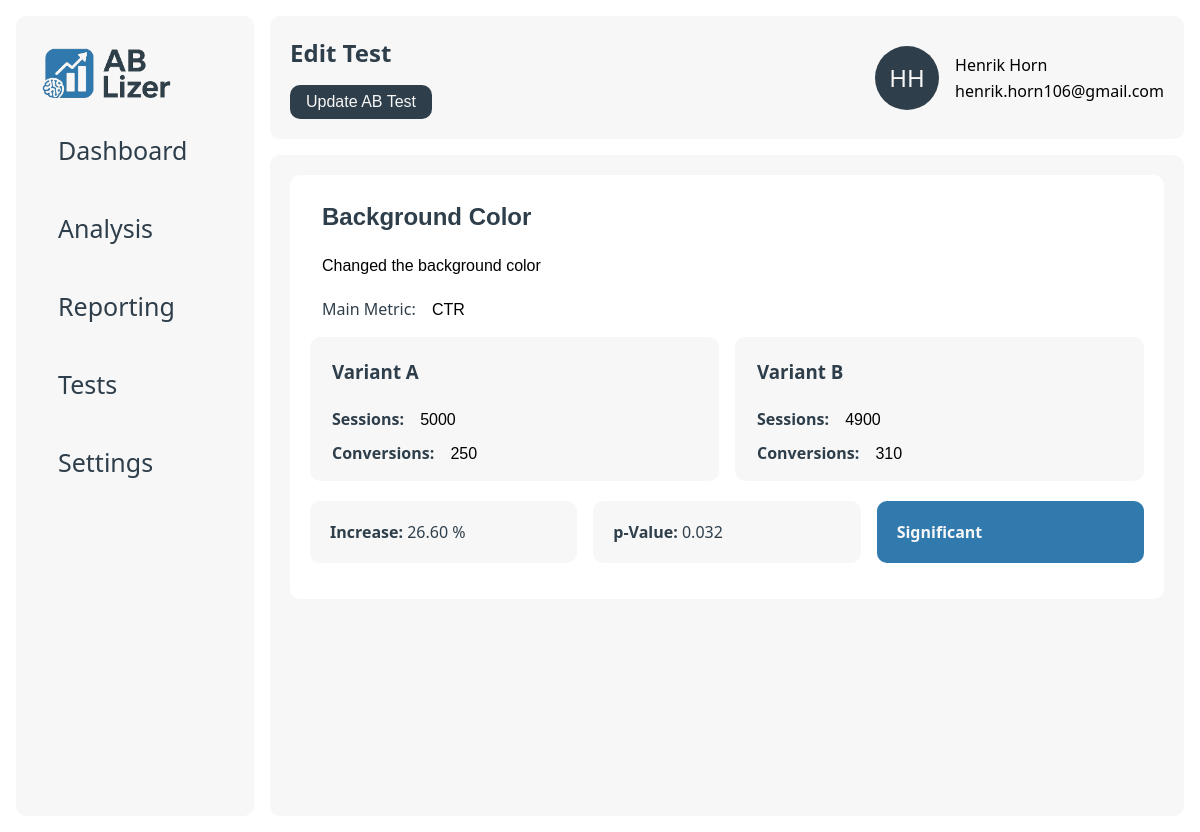
Screenshot of /detailed/1/1 with the database file from the repository.
### data/models.py (models this page shows)
class users(db.Model):
    __tablename__ = 'users'
    id = db.Column(db.Integer, primary_key=True)
    company_id = db.Column(db.Integer, db.ForeignKey('companies.id'), nullable=False)
    name = db.Column(db.String(255), nullable=False)
    email = db.Column(db.String(255), nullable=False)

class ab_tests(db.Model):
    __tablename__ = 'ab_tests'
    id = db.Column(db.Integer, primary_key=True)
    company_id = db.Column(db.Integer, db.ForeignKey('companies.id'), nullable=False)
    name = db.Column(db.String(255), nullable=False)
    description = db.Column(db.Text, nullable=False)
    metric = db.Column(db.String(255), nullable=False)
    created_at = db.Column(db.DateTime, nullable=False)
    __repr__ = lambda self: f'<Ab_Test {self.id}>'
    __str__ = lambda self: f'{self.id}'

class variants(db.Model):
    __tablename__ = 'variants'
    id = db.Column(db.Integer, primary_key=True)
    test_id = db.Column(db.Integer, db.ForeignKey('ab_tests.id'), nullable=False)
    name = db.Column(db.String(255), nullable=False)
    impressions = db.Column(db.Integer, nullable=False)
    conversions = db.Column(db.Integer, nullable=False)
    conversion_rate = db.Column(db.Float, nullable=False)
    __repr__ = lambda self: f'<Variant {self.id}>'
    __str__ = lambda self: f'{self.id}'

class reports(db.Model):
    __tablename__ = 'reports'
    id = db.Column(db.Integer, primary_key=True)
    test_id = db.Column(db.Integer, db.ForeignKey('ab_tests.id'), nullable=False)
    p_value = db.Column(db.Float, nullable=False)
    summary = db.Column(db.Text, nullable=False)
    significance = db.Column(db.Boolean, nullable=False)
    ai_recommendation = db.Column(db.Text, nullable=False)
    created_at = db.Column(db.DateTime, nullable=False, default=db.func.now())
    __repr__ = lambda self: f'<Report {self.id}>'
    __str__ = lambda self: f'{self.id}'

### app.py (the view)
@app.route("/detailed/<int:user_id>/<int:test_id>")
def detailed_test_page(user_id, test_id):
    user = db_manager.get_user(user_id)
    test = db_manager.get_test(test_id)
    variants = db_manager.get_variants(test_id)
    report = db_manager.get_report(test_id)
    return render_template("detail.html", user=user, test=test, variants=variants, report=report)

### app.py (called while the page is built)
@app.template_filter('initials')
def get_initials(name):
    if not name:
        return ''
    parts = name.strip().split()
    print(parts)
    if len(parts) >= 2:
        return (parts[0][0] + parts[1][0]).upper()
    elif len(parts) == 1:
        return parts[0][:2].upper()
    return ''

### data/db_manager.py (called while the page is built)
    def get_test(self, test_id):
        return ab_tests.query.filter_by(id=test_id).first()

    def get_variants(self, test_id):
        return variants.query.filter_by(test_id=test_id).all()

    def get_report(self, test_id):
        return reports.query.filter_by(test_id=test_id).first()

    def get_user(self, user_id):
        return users.query.filter_by(id=user_id).first()

### templates/detail.html (shortened to what this page needs)
{% extends "base.html" %}
{% block page_title %}Edit Test{% endblock %}
{% block page_button %}
    <button form="edit-form" class="btn" type="submit">Update AB Test</button>{% endblock %}
{% block content %}
    <div class="card big">
        <form class="details-form" id="edit-form" method="post" action="">
            <input type="text" class="details-head" name="name" value="{{ test.name }}">
            <input type="text" name="description" value="{{ test.description }}">
            <div class="details-form-group">
                <label for="metric">Main Metric:</label>
                <input class="details-item" type="text" id="metric" name="metric" value="{{ test.metric }}">
            </div>
            {% if variants != [] %}
                <div class="column-grid-2">
                    {% for variant in variants %}
                        <div class="test-card">
                            <h3 class="details-name">{{ variant.name }}</h3>
                            <div class="details-form-group">
                                <label for="sessions_{{ loop.index }}"><strong>Sessions:</strong></label>
                                <input class="details-item" type="text" id="sessions_{{ loop.index }}" name="sessions[]"
                                       value="{{ variant.impressions }}">
                            </div>
                            <div class="details-form-group">
                                <label for="conversions_{{ loop.index }}"><strong>Conversions:</strong></label>
                                <input class="details-item" type="text" id="conversions_{{ loop.index }}"
                                       name="conversions[]" value="{{ variant.conversions }}">
                            </div>
                        </div>
                    {% endfor %}
                </div>
                <div class="column-grid-3">
                    <div class="card secondary">
                        <p><strong>Increase:</strong> 26.60 %</p>
                    </div>
                    <div class="card secondary">
                        <p><strong>p-Value:</strong> {{ report.p_value }}</p>
                    </div>
                    {% if report.significance %}
                        <div class="card accent">
                            <p><strong>Significant</strong></p>
                        </div>
                    {% else %}
                        <div class="card secondary">
                            <p><strong>Not Significant</strong></p>
                        </div>
                    {% endif %}
                </div>
            {% else %}
                <button class="btn" id="addVariantBtn">Add Variants</button>
            {% endif %}
        </form>
    </div>
{% endblock %}

### templates/base.html (shortened to what this page needs)
<!DOCTYPE html>
<html lang="en">
<head>
    <link href="{{ url_for('static', filename='style.css') }}" rel="stylesheet">
</head>
<body>
<div class="main-wrapper">
    <div class="sidenav" id="mySidenav">
        <div class="sidenav-container">
            <a class="logo" href="/"><img src="{{ url_for('static', filename='logo_ab-lizer.png') }}" height="50px"></a>
            <a href="/">
                <div class="tab">Dashboard</div>
            </a>
            <a href="#">
                <div class="tab">Analysis</div>
            </a>
            <a href="#">
                <div class="tab">Reporting</div>
            </a>
            <a href="/tests/{{ user.id }}">
                <div class="tab">Tests</div>
            </a>
            <a href="/settings/{{ user.id }}">
                <div class="tab">Settings</div>
            </a>
        </div>
    </div>
    <div class="wrapper">
        <nav>
            <div class="container navigation">
                <div class="hero">
                    <div>
                        <h1>{% block page_title %}{% endblock %}</h1>
                    </div>
                    <div>
                        {% block page_button %}{% endblock %}
                    </div>
                </div>
                <div class="col-wrapper">
                    <div class="profile">
                        <div class="profile-image">{{ user.name|initials }}</div>
                    </div>
                    <div class="profile-info">
                        <div>
                            {{ user.name }}
                        </div>
                        <div>
                            {{ user.email }}
                        </div>
                    </div>
                </div>
            </div>
        </nav>
        <main class="container">
            {% block content %}{% endblock %}
        </main>
    </div>
</div>
</body>
</html>

### static/style.css (style rules this page uses)
:root { --primary: #2E3E4A; --secondary: #F7F7F7; --accent: #317AAE; --gradient: linear-gradient(180deg, rgba(25, 82, 133, 1) 0%, rgba(49, 122, 174, 1) 100%); --danger: #ef4444; --bg: #ffffff; --radius: 10px; --shadow: 0 2px 8px rgba(30, 41, 59, 0.06); --font-primary: 'Segoe UI', 'Roboto', Arial, sans-serif; }
* { box-sizing: border-box; }
body { font-family: var(--font-primary); background: var(--bg); margin: 0; padding: 0; }
nav { background: var(--bg); }
main { overflow-y: scroll; }
p { color: var(--primary); }
h1, h2, h3, h4, h5, h6, p { margin-top: 0; color: var(--primary); }
a { color: var(--primary); text-decoration: none; }
.hero { display: flex; flex-direction: column; justify-content: center; gap: 16px; }
.main-wrapper { display: flex; padding: 16px; }
.wrapper { width: 100%; height: 100vh; padding-left: 16px; align-self: stretch; gap: 16px; display: flex; flex-direction: column; }
.container { padding: 20px 20px; background: var(--secondary); border-radius: var(--radius); height: 100%; }
.container.navigation, h1 { margin-bottom: 0; display: flex; justify-content: space-between; align-items: center; }
.logo { font-size: 1.5rem; font-weight: bold; text-decoration: none; }
.profile-image { display: flex; align-items: center; justify-content: center; border-radius: 50%; background-color: var(--primary); padding: 2px; width: 64px; height: 64px; font-size: 24px; color: var(--secondary); }
.profile-info { display: flex; flex-direction: column; gap: 4px; justify-content: center; }
button { padding: 8px 16px; border: none; border-radius: var(--radius); font-size: 1rem; cursor: pointer; background: var(--primary); color: var(--secondary); }
input[type="text"] { padding: 8px 12px; border: 1px solid var(--border); border-radius: var(--radius); font-size: 1rem; margin-right: 8px; width: 100%; }
.sidenav { width: 300px; background-color: var(--bg); position: static; height: 100vh; overflow-x: hidden; }
.sidenav a { color: var(--primary); text-decoration: none; font-size: 25px; display: block; }
.sidenav .tab { padding: 16px 16px; color: var(--primary); text-decoration: none; font-size: 25px; display: block; transition: 0.3s; border-radius: var(--radius); }
.sidenav-container { display: flex; flex-direction: column; gap: 12px; background-color: var(--secondary); border-radius: var( --radius); padding: 32px 26px; height: 100%; }
.card { border-radius: var( --radius); padding: 20px; margin-bottom: 16px; min-width: 200px; background-color: var(--bg); }
.secondary { background: var(--secondary); }
.secondary p { margin-bottom: 0; }
.accent { background: var(--accent); }
.accent p { color: var(--secondary); margin-bottom: 0; }
.card.big { width: 100%; }
.col-wrapper { display: flex; gap: 16px; flex-wrap: wrap; flex-grow: 0; flex-direction: row; }
.column-grid-2 { display: grid; grid-template-columns: repeat(2, 1fr); gap: 16px; }
.column-grid-3 { display: grid; grid-template-columns: repeat(3, 1fr); gap: 16px; }
.test-card { min-width: 250px; border-radius: var( --radius); padding: 10px; margin-bottom: 10px; background-color: var(--secondary); }
.details-form { display: flex; flex-direction: column; gap: 10px; }
.details-head[type="text"] { font-size: 24px; font-weight: bold; color: var(--primary); background-color: unset; }
.details-item[type="text"] { width: unset; background-color: unset; }
.details-form-group { margin-left: 12px; color: var(--primary); }
.details-name { margin-left: 12px; margin-top: 12px; }

### rows the page displays
users: name|initials "HH", name "Henrik Horn", email "henrik.horn106@gmail.com"
ab_tests: name "Background Color", description "Changed the background color", metric "CTR"
variants: name "Variant A", impressions "5000", conversions "250"
variants: name "Variant B", impressions "4900", conversions "310"
reports: p_value "0.032"
